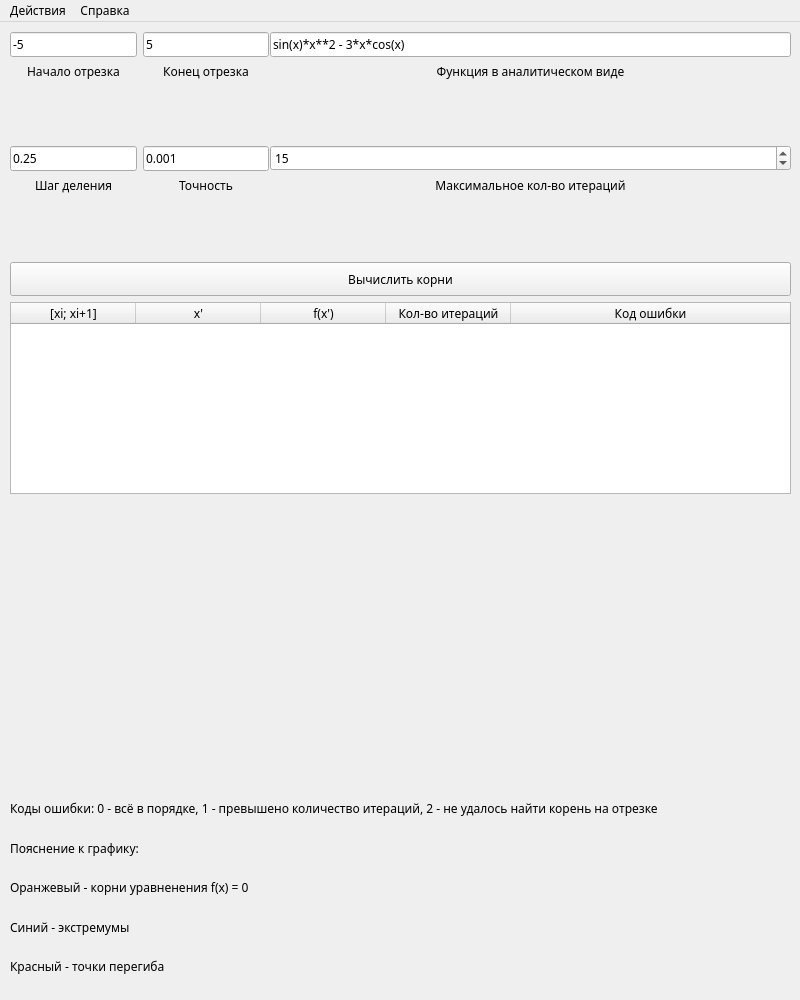
<?xml version="1.0" encoding="UTF-8"?>
<ui version="4.0">
 <class>MainWindow</class>
 <widget class="QMainWindow" name="MainWindow">
  <property name="geometry">
   <rect>
    <x>0</x>
    <y>0</y>
    <width>800</width>
    <height>1000</height>
   </rect>
  </property>
  <property name="font">
   <font>
    <family>Hack</family>
   </font>
  </property>
  <property name="windowTitle">
   <string>MainWindow</string>
  </property>
  <widget class="QWidget" name="centralwidget">
   <widget class="QWidget" name="horizontalLayoutWidget">
    <property name="geometry">
     <rect>
      <x>10</x>
      <y>480</y>
      <width>781</width>
      <height>281</height>
     </rect>
    </property>
    <layout class="QHBoxLayout" name="graphLayout"/>
   </widget>
   <widget class="QPushButton" name="calcButton">
    <property name="geometry">
     <rect>
      <x>10</x>
      <y>240</y>
      <width>781</width>
      <height>34</height>
     </rect>
    </property>
    <property name="text">
     <string>Вычислить корни</string>
    </property>
   </widget>
   <widget class="QTableWidget" name="rootTable">
    <property name="geometry">
     <rect>
      <x>10</x>
      <y>280</y>
      <width>781</width>
      <height>192</height>
     </rect>
    </property>
    <attribute name="horizontalHeaderVisible">
     <bool>true</bool>
    </attribute>
    <attribute name="horizontalHeaderCascadingSectionResizes">
     <bool>false</bool>
    </attribute>
    <attribute name="horizontalHeaderMinimumSectionSize">
     <number>50</number>
    </attribute>
    <attribute name="horizontalHeaderDefaultSectionSize">
     <number>125</number>
    </attribute>
    <attribute name="horizontalHeaderShowSortIndicator" stdset="0">
     <bool>false</bool>
    </attribute>
    <attribute name="horizontalHeaderStretchLastSection">
     <bool>true</bool>
    </attribute>
    <attribute name="verticalHeaderCascadingSectionResizes">
     <bool>false</bool>
    </attribute>
    <column>
     <property name="text">
      <string>[xi; xi+1]</string>
     </property>
    </column>
    <column>
     <property name="text">
      <string>x'</string>
     </property>
    </column>
    <column>
     <property name="text">
      <string>f(x')</string>
     </property>
    </column>
    <column>
     <property name="text">
      <string>Кол-во итераций</string>
     </property>
    </column>
    <column>
     <property name="text">
      <string>Код ошибки</string>
     </property>
    </column>
   </widget>
   <widget class="QWidget" name="gridLayoutWidget">
    <property name="geometry">
     <rect>
      <x>10</x>
      <y>10</y>
      <width>259</width>
      <height>221</height>
     </rect>
    </property>
    <layout class="QGridLayout" name="gridLayout">
     <item row="0" column="0">
      <widget class="QLineEdit" name="inputA">
       <property name="text">
        <string>-5</string>
       </property>
      </widget>
     </item>
     <item row="0" column="1">
      <widget class="QLineEdit" name="inputB">
       <property name="text">
        <string>5</string>
       </property>
      </widget>
     </item>
     <item row="1" column="1">
      <widget class="QLabel" name="bLabel">
       <property name="text">
        <string>Конец отрезка</string>
       </property>
       <property name="alignment">
        <set>Qt::AlignHCenter|Qt::AlignTop</set>
       </property>
      </widget>
     </item>
     <item row="2" column="0">
      <widget class="QLineEdit" name="inputH">
       <property name="text">
        <string>0.25</string>
       </property>
      </widget>
     </item>
     <item row="1" column="0">
      <widget class="QLabel" name="aLabel">
       <property name="text">
        <string>Начало отрезка</string>
       </property>
       <property name="alignment">
        <set>Qt::AlignHCenter|Qt::AlignTop</set>
       </property>
      </widget>
     </item>
     <item row="3" column="0">
      <widget class="QLabel" name="hLabel">
       <property name="text">
        <string>Шаг деления</string>
       </property>
       <property name="alignment">
        <set>Qt::AlignHCenter|Qt::AlignTop</set>
       </property>
      </widget>
     </item>
     <item row="3" column="1">
      <widget class="QLabel" name="epsLabel">
       <property name="text">
        <string>Точность</string>
       </property>
       <property name="alignment">
        <set>Qt::AlignHCenter|Qt::AlignTop</set>
       </property>
      </widget>
     </item>
     <item row="2" column="1">
      <widget class="QLineEdit" name="inputEps">
       <property name="text">
        <string>0.001</string>
       </property>
      </widget>
     </item>
    </layout>
   </widget>
   <widget class="QWidget" name="verticalLayoutWidget">
    <property name="geometry">
     <rect>
      <x>270</x>
      <y>10</y>
      <width>521</width>
      <height>221</height>
     </rect>
    </property>
    <layout class="QVBoxLayout" name="verticalLayout">
     <item>
      <widget class="QLineEdit" name="inputFunc">
       <property name="text">
        <string>sin(x)*x**2 - 3*x*cos(x)</string>
       </property>
      </widget>
     </item>
     <item>
      <widget class="QLabel" name="funcLabel">
       <property name="text">
        <string>Функция в аналитическом виде</string>
       </property>
       <property name="alignment">
        <set>Qt::AlignHCenter|Qt::AlignTop</set>
       </property>
      </widget>
     </item>
     <item>
      <widget class="QSpinBox" name="inputNMax">
       <property name="wrapping">
        <bool>false</bool>
       </property>
       <property name="maximum">
        <number>10000</number>
       </property>
       <property name="singleStep">
        <number>5</number>
       </property>
       <property name="value">
        <number>15</number>
       </property>
      </widget>
     </item>
     <item>
      <widget class="QLabel" name="nMaxLabel">
       <property name="text">
        <string>Максимальное кол-во итераций</string>
       </property>
       <property name="alignment">
        <set>Qt::AlignHCenter|Qt::AlignTop</set>
       </property>
      </widget>
     </item>
    </layout>
   </widget>
   <widget class="QWidget" name="verticalLayoutWidget_2">
    <property name="geometry">
     <rect>
      <x>10</x>
      <y>770</y>
      <width>823</width>
      <height>191</height>
     </rect>
    </property>
    <layout class="QVBoxLayout" name="verticalLayout_3">
     <item>
      <widget class="QLabel" name="label">
       <property name="text">
        <string>Коды ошибки: 0 - всё в порядке, 1 - превышено количество итераций, 2 - не удалось найти корень на отрезке</string>
       </property>
      </widget>
     </item>
     <item>
      <widget class="QLabel" name="label_2">
       <property name="text">
        <string>Пояснение к графику:</string>
       </property>
      </widget>
     </item>
     <item>
      <widget class="QLabel" name="label_3">
       <property name="text">
        <string>Оранжевый - корни уравненения f(x) = 0</string>
       </property>
      </widget>
     </item>
     <item>
      <widget class="QLabel" name="label_4">
       <property name="text">
        <string>Синий - экстремумы</string>
       </property>
      </widget>
     </item>
     <item>
      <widget class="QLabel" name="label_5">
       <property name="text">
        <string>Красный - точки перегиба</string>
       </property>
      </widget>
     </item>
    </layout>
   </widget>
  </widget>
  <widget class="QMenuBar" name="menubar">
   <property name="geometry">
    <rect>
     <x>0</x>
     <y>0</y>
     <width>800</width>
     <height>29</height>
    </rect>
   </property>
   <widget class="QMenu" name="helpMenu">
    <property name="title">
     <string>Справка</string>
    </property>
    <addaction name="aboutAction"/>
   </widget>
   <widget class="QMenu" name="actionMenu">
    <property name="title">
     <string>Действия</string>
    </property>
    <addaction name="calcAction"/>
   </widget>
   <addaction name="actionMenu"/>
   <addaction name="helpMenu"/>
  </widget>
  <action name="aboutAction">
   <property name="text">
    <string>О программе</string>
   </property>
  </action>
  <action name="calcAction">
   <property name="text">
    <string>Вычислить корни</string>
   </property>
  </action>
 </widget>
 <resources/>
 <connections/>
</ui>
